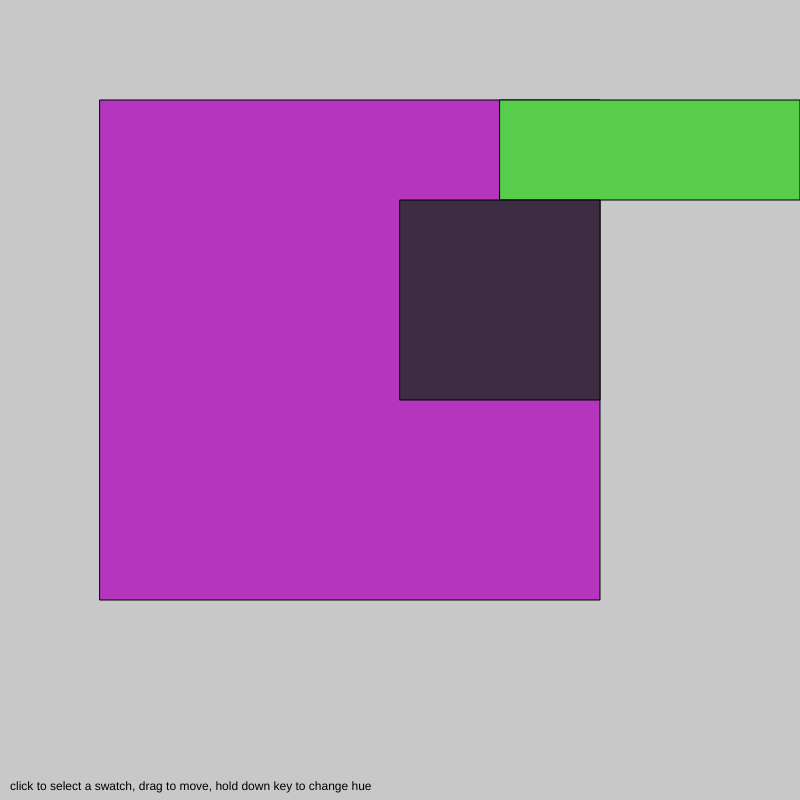
Frame 1 (no input)
Frame 60 (no input): identical to frame 1, image omitted
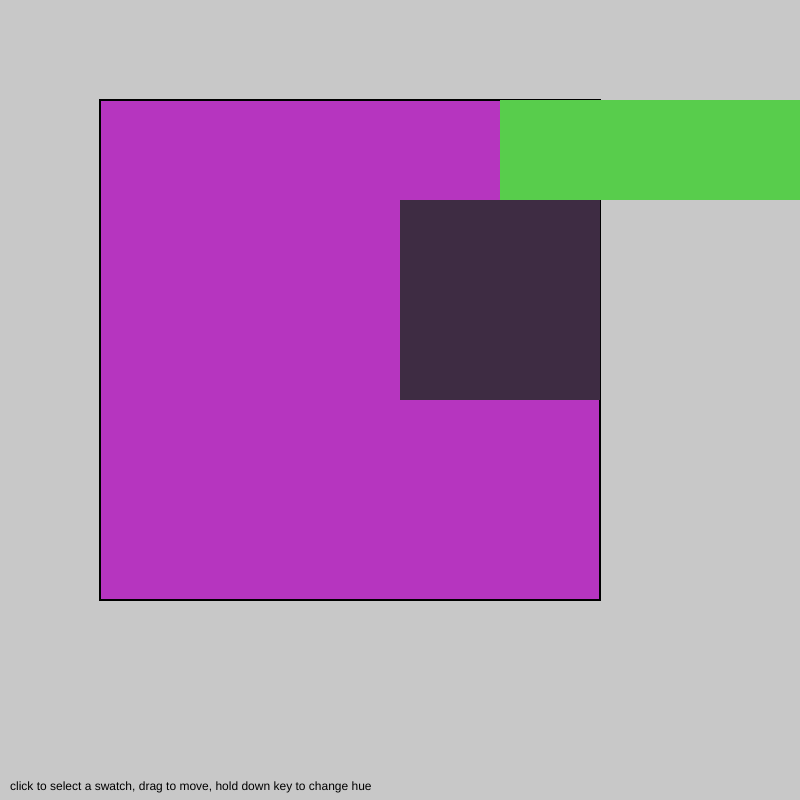
Frame 120 (the mouse pressed at the canvas centre since frame 60)

The p5.js sketch that drew these frames (run headless with seeded random() and noise() and a simulated clock; from frame 60 on, the mouse is pressed at the canvas centre):

// p5.js sketch
// ── sketch.js
let swatch1;
let swatch2;
let swatch3;

let swatches = [];
let colorShift = false;

function setup() {
  createCanvas(800, 800);

  swatch1 = new Swatch(100, 100, 500, 500);
  swatch2 = new Swatch(500, 100, 300, 100);
  swatch3 = new Swatch(400, 200, 200, 200);

  swatches.push(swatch1, swatch2, swatch3);
}

function draw() {
  colorMode(RGB, 255);
  background(200, 200, 200);

  for (let i = 0; i < swatches.length; i++) {
    swatches[i].draw();
  }

  fill(0);
  text('click to select a swatch, drag to move, hold down key to change hue',10, height-10);
}

function mousePressed() {
  for (let i = swatches.length - 1; i >= 0; i--) {
    let s = swatches[i];
    let hitTest = s.hitTest(mouseX, mouseY);

    if (hitTest) {
      s.selected = true;
      print("selected", i);
      return;
    }
  }
}

function keyPressed() {
  colorShift = true;
}

function keyReleased() {
  colorShift = false;
}

function mouseReleased() {
  deselectAllSwatches();
}

function mouseWheel(event) {
  let e = round(event.delta); // event.getCount() equivalent
  for (let i = 0; i < swatches.length; i++) {
    let s = swatches[i];
    if (s.selected) {
      if (colorShift) {
        s.updateColor(createVector(0, 0), e);
      }
      return;
    }
  }
}

function mouseDragged() {
  let delta = createVector(mouseX - pmouseX, mouseY - pmouseY);
  for (let i = 0; i < swatches.length; i++) {
    let s = swatches[i];
    if (s.selected) {
      if (!colorShift) {
        s.moveBy(delta);
      } else {
        s.updateColor(delta, 0);
      }
      return;
    }
  }
}

function deselectAllSwatches() {
  for (let i = 0; i < swatches.length; i++) {
    swatches[i].selected = false;
  }
}

// ---------------- Swatch Class ----------------

class Swatch {
  constructor(x, y, w, h) {
    this.pos = createVector(x, y);
    this.w = w;
    this.h = h;
    this.c = color(random(255), random(255), random(255));
    this.selected = false;
  }

  draw() {
    fill(this.c);
    rect(this.pos.x, this.pos.y, this.w, this.h);
    if (this.selected) {
      noFill();
      stroke(0);
      strokeWeight(2);
      rect(this.pos.x, this.pos.y, this.w, this.h);
      noStroke();
    }
  }

  hitTest(mx, my) {
    return (mx > this.pos.x && mx < this.pos.x + this.w &&
            my > this.pos.y && my < this.pos.y + this.h);
  }

  moveBy(delta) {
    this.pos.add(delta);
  }

  updateColor(delta, wheelDelta) {
    // Simple example: shift color channels
    let r = red(this.c) + delta.x * 0.5 + wheelDelta;
    let g = green(this.c) + delta.y * 0.5;
    let b = blue(this.c);

    this.c = color(constrain(r, 0, 255),
                   constrain(g, 0, 255),
                   constrain(b, 0, 255));
  }
}
